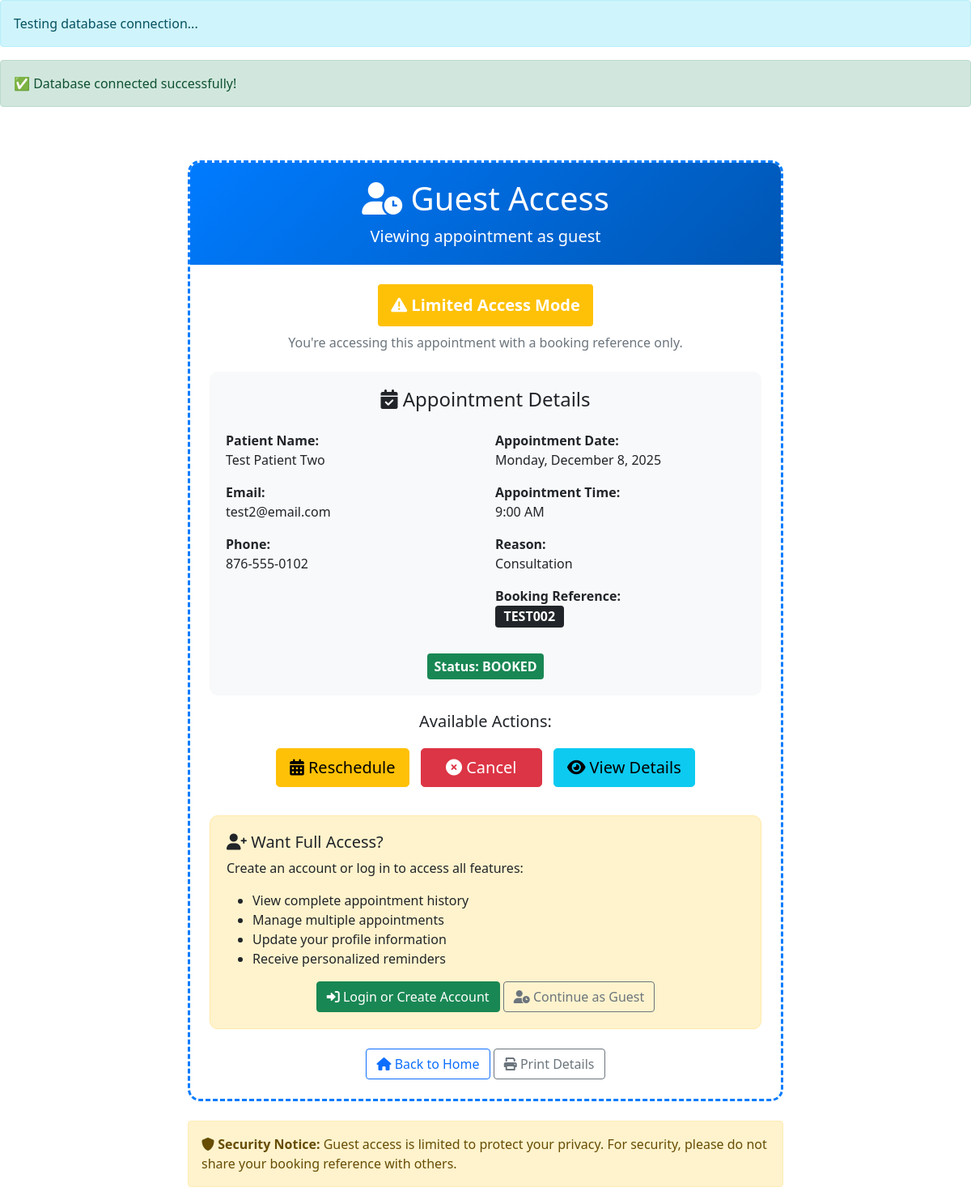
Page /patientdashboard/guest_view.php?ref=TEST002 on the committed database.
### tables this page shows
CREATE TABLE `appointments` (
  `id` int(11) NOT NULL,
  `patient_name` varchar(255) NOT NULL,
  `patient_email` varchar(255) DEFAULT NULL,
  `patient_phone` varchar(20) DEFAULT NULL,
  `appointment_date` date NOT NULL,
  `appointment_time` time NOT NULL,
  `reason` text DEFAULT NULL,
  `status` varchar(20) DEFAULT 'booked',
  `booking_reference` varchar(50) DEFAULT NULL,
  `created_at` timestamp NOT NULL DEFAULT current_timestamp(),
  `reminder_sent` tinyint(1) DEFAULT 0,
  `reminder_sent_at` datetime DEFAULT NULL
);

### patientdashboard/guest_view.php (the view, shortened to what this page needs)
<?php
$booking_ref = $_SESSION['guest_ref'] ?? $_GET['ref'];
include '../includes/config.php';
$stmt = $pdo->prepare("SELECT * FROM appointments WHERE booking_reference = ?");
$stmt->execute([$booking_ref]);
$appointment = $stmt->fetch();
$appointment_date = date('l, F j, Y', strtotime($appointment['appointment_date']));
$appointment_time = date('g:i A', strtotime($appointment['appointment_time']));
?>
<!DOCTYPE html>
<html lang="en">
<head>
    <link href="https://cdn.jsdelivr.net/npm/bootstrap@5.1.3/dist/css/bootstrap.min.css" rel="stylesheet">
    <link rel="stylesheet" href="https://cdnjs.cloudflare.com/ajax/libs/font-awesome/6.0.0/css/all.min.css">
</head>
<body>
    <div class="container">
        <div class="row justify-content-center">
            <div class="col-md-8">
                <div class="card guest-card">
                    <div class="guest-header text-center">
                        <h1><i class="fas fa-user-clock"></i> Guest Access</h1>
                        <p class="lead mb-0">Viewing appointment as guest</p>
                    </div>
                    <div class="card-body p-4">
                        <div class="text-center mb-4">
                            <div class="badge bg-warning fs-5 p-3">
                                <i class="fas fa-exclamation-triangle"></i> Limited Access Mode
                            </div>
                            <p class="text-muted mt-2">You're accessing this appointment with a booking reference only.</p>
                        </div>
                        <div class="appointment-info">
                            <h4 class="text-center mb-4">
                                <i class="fas fa-calendar-check"></i> Appointment Details
                            </h4>
                            <div class="row">
                                <div class="col-md-6">
                                    <p><strong>Patient Name:</strong><br>
                                    <?= htmlspecialchars($appointment['patient_name']) ?></p>
                                    <p><strong>Email:</strong><br>
                                    <?= htmlspecialchars($appointment['patient_email']) ?></p>
                                    <p><strong>Phone:</strong><br>
                                    <?= htmlspecialchars($appointment['patient_phone']) ?></p>
                                </div>
                                <div class="col-md-6">
                                    <p><strong>Appointment Date:</strong><br>
                                    <?= $appointment_date ?></p>
                                    <p><strong>Appointment Time:</strong><br>
                                    <?= $appointment_time ?></p>
                                    <p><strong>Reason:</strong><br>
                                    <?= htmlspecialchars($appointment['reason']) ?></p>
                                    <p><strong>Booking Reference:</strong><br>
                                    <span class="badge bg-dark fs-6"><?= $appointment['booking_reference'] ?></span></p>
                                </div>
                            </div>
                            <div class="text-center mt-3">
                                <span class="badge bg-<?=
                                    $appointment['status'] == 'booked' ? 'success' :
                                    ($appointment['status'] == 'cancelled' ? 'danger' : 'warning')
                                ?> fs-6 p-2">
                                    Status: <?= strtoupper($appointment['status']) ?>
                                </span>
                            </div>
                        </div>
                        <div class="text-center action-buttons">
                            <h5 class="mb-3">Available Actions:</h5>
                            <?php if ($appointment['status'] == 'booked'): ?>
                            <a href="reschedule.php" class="btn btn-warning btn-lg">
                                <i class="fas fa-calendar-alt"></i> Reschedule
                            </a>
                            <a href="cancel.php" class="btn btn-danger btn-lg">
                                <i class="fas fa-times-circle"></i> Cancel
                            </a>
                            <a href="view.php" class="btn btn-info btn-lg">
                                <i class="fas fa-eye"></i> View Details
                            </a>
                            <?php endif; ?>
                        </div>
                        <div class="login-prompt">
                            <h5><i class="fas fa-user-plus"></i> Want Full Access?</h5>
                            <p>Create an account or log in to access all features:</p>
                            <ul>
                                <li>View complete appointment history</li>
                                <li>Manage multiple appointments</li>
                                <li>Update your profile information</li>
                                <li>Receive personalized reminders</li>
                            </ul>
                            <div class="text-center mt-3">
                                <a href="../login.php?role=patient" class="btn btn-success">
                                    <i class="fas fa-sign-in-alt"></i> Login or Create Account
                                </a>
                                <button onclick="continueAsGuest()" class="btn btn-outline-secondary">
                                    <i class="fas fa-user-clock"></i> Continue as Guest
                                </button>
                            </div>
                        </div>
                        <div class="text-center mt-4">
                            <a href="../index.php" class="btn btn-outline-primary">
                                <i class="fas fa-home"></i> Back to Home
                            </a>
                            <button onclick="printPage()" class="btn btn-outline-secondary">
                                <i class="fas fa-print"></i> Print Details
                            </button>
                        </div>
                    </div>
                </div>
                <div class="alert alert-warning mt-4">
                    <i class="fas fa-shield-alt"></i>
                    <strong>Security Notice:</strong> Guest access is limited to protect your privacy.
                    For security, please do not share your booking reference with others.
                </div>
            </div>
        </div>
    </div>
</body>
</html>

### patientdashboard/guest_view.php (style rules this page uses)
.guest-card { border: 3px dashed #007bff; border-radius: 15px; margin-top: 50px; }
.guest-header { background: linear-gradient(135deg, #007bff, #0056b3); color: white; padding: 20px; border-radius: 12px 12px 0 0; }
.appointment-info { background: #f8f9fa; border-radius: 10px; padding: 20px; margin: 20px 0; }
.action-buttons .btn { margin: 5px; min-width: 150px; }
.login-prompt { background: #fff3cd; border: 1px solid #ffeaa7; border-radius: 10px; padding: 20px; margin-top: 30px; }

### rows in the picture
appointments: patient_name "Test Patient Two", patient_email "test2@email.com", patient_phone "876-555-0102", appointment_date "Monday, December 8, 2025", appointment_time "9:00 AM", reason "Consultation", booking_reference "TEST002", status "BOOKED"
